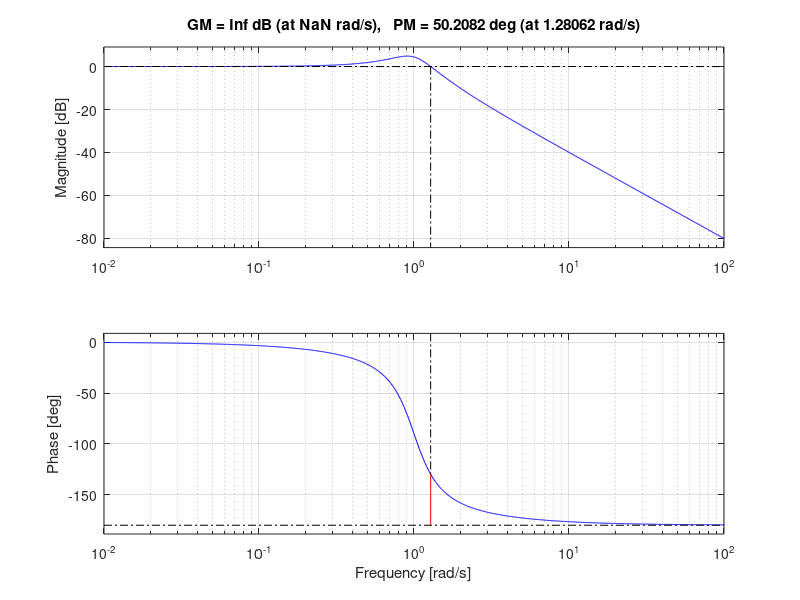
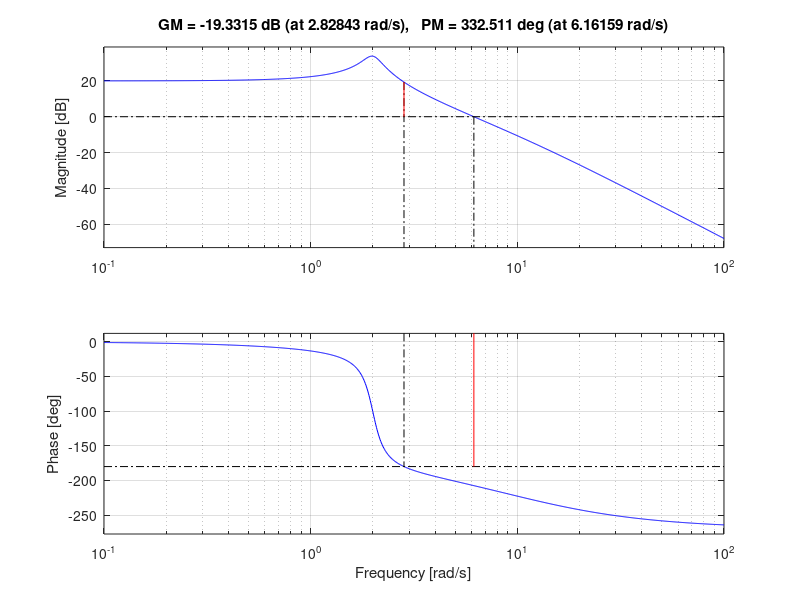

Reproduce these figures in MATLAB, in order.
clear 
close
clc
s=tf('s');
g1=1/(s^2+0.6*s+1);
g2=400/((s+10)*(s^2+0.4*s+4));
margin(g1)
figure
margin(g2)
[gm,pm,cg,cp]=margin(g1)
[gm2,pm2,cg2,cp2]=margin(g2)
grid on %For Stable System: Both the margins should be positive or phase margin should be greater than the gain margin.
gm
pm
cg
cp
gm2
pm2
cg2
cp2